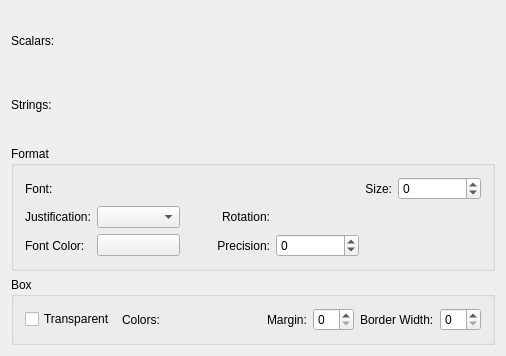
<?xml version="1.0" encoding="UTF-8"?>
<ui version="4.0">
 <exportmacro>KST_EXPORT</exportmacro>
 <class>viewLabelWidget</class>
 <widget class="QWidget" name="viewLabelWidget">
  <property name="geometry">
   <rect>
    <x>0</x>
    <y>0</y>
    <width>506</width>
    <height>356</height>
   </rect>
  </property>
  <layout class="QVBoxLayout">
   <item>
    <layout class="QHBoxLayout">
     <item>
      <widget class="QLabel" name="textLabel1">
       <property name="sizePolicy">
        <sizepolicy hsizetype="Fixed" vsizetype="Preferred">
         <horstretch>0</horstretch>
         <verstretch>0</verstretch>
        </sizepolicy>
       </property>
       <property name="text">
        <string>Scalars: </string>
       </property>
       <property name="wordWrap">
        <bool>false</bool>
       </property>
      </widget>
     </item>
     <item>
      <widget class="ScalarSelector" name="_scalars" native="true"/>
     </item>
    </layout>
   </item>
   <item>
    <layout class="QHBoxLayout">
     <item>
      <widget class="QLabel" name="textLabel2">
       <property name="sizePolicy">
        <sizepolicy hsizetype="Fixed" vsizetype="Preferred">
         <horstretch>0</horstretch>
         <verstretch>0</verstretch>
        </sizepolicy>
       </property>
       <property name="text">
        <string>Strings: </string>
       </property>
       <property name="wordWrap">
        <bool>false</bool>
       </property>
      </widget>
     </item>
     <item>
      <widget class="StringSelector" name="_strings" native="true"/>
     </item>
    </layout>
   </item>
   <item>
    <layout class="QVBoxLayout">
     <item>
      <widget class="Q3TextEdit" name="_text">
       <property name="acceptDrops">
        <bool>true</bool>
       </property>
       <property name="wordWrap">
        <enum>Q3TextEdit::NoWrap</enum>
       </property>
      </widget>
     </item>
     <item>
      <widget class="Q3GroupBox" name="groupBox2">
       <property name="title">
        <string>Format</string>
       </property>
       <layout class="QGridLayout">
        <item row="0" column="0">
         <widget class="QLabel" name="textLabel3">
          <property name="text">
           <string>Font:</string>
          </property>
          <property name="wordWrap">
           <bool>false</bool>
          </property>
         </widget>
        </item>
        <item row="2" column="0">
         <widget class="QLabel" name="textLabel4_3_2">
          <property name="sizePolicy">
           <sizepolicy hsizetype="Fixed" vsizetype="Preferred">
            <horstretch>0</horstretch>
            <verstretch>0</verstretch>
           </sizepolicy>
          </property>
          <property name="text">
           <string>Font Color:</string>
          </property>
          <property name="wordWrap">
           <bool>false</bool>
          </property>
         </widget>
        </item>
        <item row="2" column="3">
         <widget class="QSpinBox" name="_precision">
          <property name="minimum">
           <number>-99</number>
          </property>
         </widget>
        </item>
        <item row="2" column="2">
         <widget class="QLabel" name="textLabel4_3">
          <property name="text">
           <string>Precision:</string>
          </property>
          <property name="alignment">
           <set>Qt::AlignRight|Qt::AlignTrailing|Qt::AlignVCenter</set>
          </property>
          <property name="wordWrap">
           <bool>false</bool>
          </property>
         </widget>
        </item>
        <item row="0" column="1" colspan="3">
         <widget class="KFontCombo" name="_font" native="true"/>
        </item>
        <item row="2" column="1">
         <widget class="KColorButton" name="_fontColor">
          <property name="text">
           <string/>
          </property>
         </widget>
        </item>
        <item row="1" column="0">
         <widget class="QLabel" name="textLabel5_3">
          <property name="text">
           <string>Justification:</string>
          </property>
          <property name="alignment">
           <set>Qt::AlignVCenter</set>
          </property>
          <property name="wordWrap">
           <bool>false</bool>
          </property>
         </widget>
        </item>
        <item row="1" column="1">
         <widget class="KComboBox" name="_horizontal"/>
        </item>
        <item row="1" column="2">
         <widget class="QLabel" name="textLabel4_2">
          <property name="text">
           <string>Rotation:</string>
          </property>
          <property name="alignment">
           <set>Qt::AlignRight|Qt::AlignTrailing|Qt::AlignVCenter</set>
          </property>
          <property name="wordWrap">
           <bool>false</bool>
          </property>
         </widget>
        </item>
        <item row="1" column="3">
         <widget class="KDoubleSpinBox" name="_rotation" native="true">
          <property name="maxValue" stdset="0">
           <number>360</number>
          </property>
          <property name="minValue" stdset="0">
           <number>-360</number>
          </property>
          <property name="lineStep" stdset="0">
           <number>5</number>
          </property>
         </widget>
        </item>
        <item row="0" column="4">
         <widget class="QLabel" name="textLabel4">
          <property name="sizePolicy">
           <sizepolicy hsizetype="Fixed" vsizetype="Preferred">
            <horstretch>0</horstretch>
            <verstretch>0</verstretch>
           </sizepolicy>
          </property>
          <property name="text">
           <string>Size:</string>
          </property>
          <property name="alignment">
           <set>Qt::AlignRight|Qt::AlignTrailing|Qt::AlignVCenter</set>
          </property>
          <property name="wordWrap">
           <bool>false</bool>
          </property>
         </widget>
        </item>
        <item row="0" column="5">
         <widget class="QSpinBox" name="_fontSize">
          <property name="minimum">
           <number>-99</number>
          </property>
         </widget>
        </item>
       </layout>
      </widget>
     </item>
     <item>
      <widget class="Q3GroupBox" name="groupBox1">
       <property name="title">
        <string>Box</string>
       </property>
       <layout class="QHBoxLayout">
        <item>
         <widget class="QCheckBox" name="_transparent">
          <property name="text">
           <string>Transparent</string>
          </property>
         </widget>
        </item>
        <item>
         <widget class="QLabel" name="textLabel4_4_2">
          <property name="sizePolicy">
           <sizepolicy hsizetype="Fixed" vsizetype="Preferred">
            <horstretch>0</horstretch>
            <verstretch>0</verstretch>
           </sizepolicy>
          </property>
          <property name="text">
           <string>Colors:</string>
          </property>
          <property name="wordWrap">
           <bool>false</bool>
          </property>
         </widget>
        </item>
        <item>
         <widget class="KDualColorButton" name="_boxColors" native="true">
          <property name="sizePolicy">
           <sizepolicy hsizetype="Fixed" vsizetype="Fixed">
            <horstretch>0</horstretch>
            <verstretch>0</verstretch>
           </sizepolicy>
          </property>
         </widget>
        </item>
        <item>
         <spacer name="spacer1">
          <property name="orientation">
           <enum>Qt::Horizontal</enum>
          </property>
          <property name="sizeType">
           <enum>QSizePolicy::Expanding</enum>
          </property>
          <property name="sizeHint" stdset="0">
           <size>
            <width>110</width>
            <height>20</height>
           </size>
          </property>
         </spacer>
        </item>
        <item>
         <widget class="QLabel" name="textLabel4_4_3">
          <property name="sizePolicy">
           <sizepolicy hsizetype="Fixed" vsizetype="Preferred">
            <horstretch>0</horstretch>
            <verstretch>0</verstretch>
           </sizepolicy>
          </property>
          <property name="text">
           <string>Margin:</string>
          </property>
          <property name="wordWrap">
           <bool>false</bool>
          </property>
         </widget>
        </item>
        <item>
         <widget class="QSpinBox" name="_margin">
          <property name="minimum">
           <number>0</number>
          </property>
         </widget>
        </item>
        <item>
         <widget class="QLabel" name="textLabel4_4">
          <property name="sizePolicy">
           <sizepolicy hsizetype="Fixed" vsizetype="Preferred">
            <horstretch>0</horstretch>
            <verstretch>0</verstretch>
           </sizepolicy>
          </property>
          <property name="text">
           <string>Border Width:</string>
          </property>
          <property name="wordWrap">
           <bool>false</bool>
          </property>
         </widget>
        </item>
        <item>
         <widget class="QSpinBox" name="_border">
          <property name="minimum">
           <number>0</number>
          </property>
         </widget>
        </item>
       </layout>
      </widget>
     </item>
    </layout>
   </item>
  </layout>
 </widget>
 <layoutdefault spacing="6" margin="11"/>
 <pixmapfunction>qPixmapFromMimeSource</pixmapfunction>
 <customwidgets>
  <customwidget>
   <class>Q3GroupBox</class>
   <extends>QGroupBox</extends>
   <header>Qt3Support/Q3GroupBox</header>
   <container>1</container>
  </customwidget>
  <customwidget>
   <class>Q3Frame</class>
   <extends>QFrame</extends>
   <header>Qt3Support/Q3Frame</header>
   <container>1</container>
  </customwidget>
  <customwidget>
   <class>Q3TextEdit</class>
   <extends>Q3Frame</extends>
   <header>q3textedit.h</header>
  </customwidget>
  <customwidget>
   <class>KComboBox</class>
   <extends>QComboBox</extends>
   <header>kcombobox.h</header>
  </customwidget>
  <customwidget>
   <class>KColorButton</class>
   <extends>QPushButton</extends>
   <header>kcolorbutton.h</header>
  </customwidget>
  <customwidget>
   <class>ScalarSelector</class>
   <extends>QWidget</extends>
   <header>scalarselector.h</header>
  </customwidget>
  <customwidget>
   <class>StringSelector</class>
   <extends>QWidget</extends>
   <header>stringselector.h</header>
  </customwidget>
  <customwidget>
   <class>KFontCombo</class>
   <extends>QWidget</extends>
   <header>kfontcombo.h</header>
  </customwidget>
  <customwidget>
   <class>KDoubleSpinBox</class>
   <extends>QWidget</extends>
   <header>kdoublespinbox.h</header>
  </customwidget>
  <customwidget>
   <class>KDualColorButton</class>
   <extends>QWidget</extends>
   <header>kdualcolorbutton.h</header>
  </customwidget>
 </customwidgets>
 <includes>
  <include location="local">kst_export.h</include>
  <include location="local">scalarselector.h</include>
  <include location="local">stringselector.h</include>
  <include location="local">knuminput.h</include>
  <include location="local">kfontcombo.h</include>
  <include location="local">klineedit.h</include>
  <include location="local">kcolorbutton.h</include>
  <include location="local">kcombobox.h</include>
  <include location="local">knuminput.h</include>
  <include location="local">kdualcolorbutton.h</include>
 </includes>
 <resources/>
 <connections/>
</ui>
